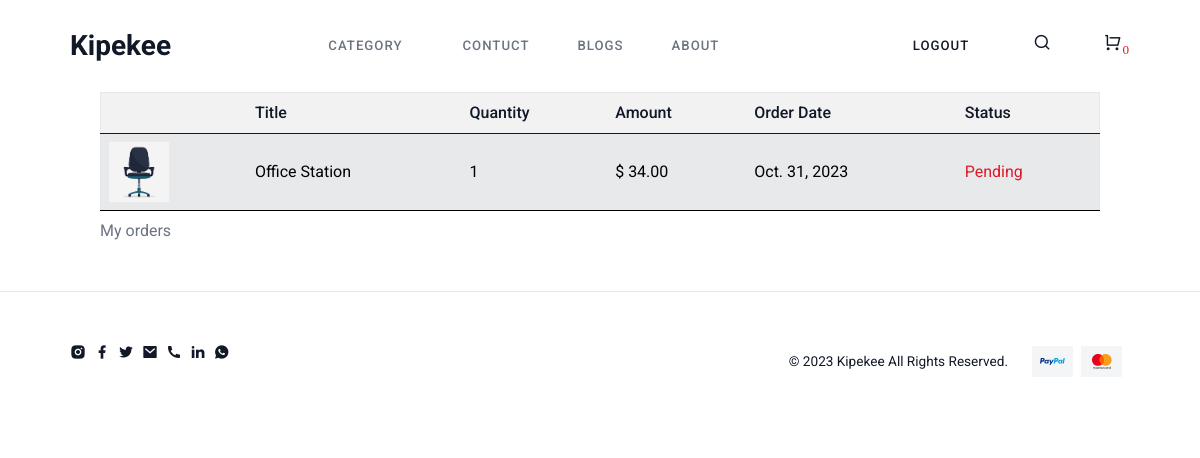
The page /payment-complete (signed in) on the database its author committed.
### administrator/models.py (models this page shows, shortened)
class SiteSettings(models.Model):
    sites_name=models.CharField(max_length=100)
    email=models.EmailField(max_length=256)
    linkedin=models.CharField(max_length=256)
    shopify=models.CharField(max_length=256)
    facebook=models.CharField(max_length=256)
    instagram=models.CharField(max_length=256)
    twitter=models.CharField(max_length=256)
    phone=models.CharField(max_length=20)
    map=models.CharField(max_length=1000)

class Order(models.Model):
    invoice=models.CharField(max_length=100)
    user=models.ForeignKey(User, on_delete=models.CASCADE)
    location=models.ForeignKey(DeliveryLocations,on_delete=models.CASCADE, null=True)
    item=models.ForeignKey(Item, on_delete=models.CASCADE)
    qty=models.IntegerField(default=1)
    price=models.DecimalField(max_digits=10, decimal_places=2)
    date=models.DateTimeField(default=timezone.now)
    order_complete=models.CharField(max_length=10, choices=TRUE_FALSE, default='False')
    order_status=models.CharField(max_length=10, choices=TRUE_FALSE, default='False')
    payment_status=models.CharField(max_length=10, choices=TRUE_FALSE, default='False')
    pickup_status=models.CharField(max_length=10, choices=TRUE_FALSE, default='False')

class Item(models.Model):
    title = models.CharField(max_length=100, unique=True)
    description = models.ManyToManyField(Description, blank=True)
    img=models.ForeignKey(ItemImg, on_delete=models.CASCADE)
    price=models.DecimalField(max_digits=10, decimal_places=2)
    price2=models.DecimalField(max_digits=10, decimal_places=2, blank=True)
    category=models.ManyToManyField(Category, blank=True)
    trending=models.CharField(max_length=5, choices=TRUE_FALSE, null=True)
    available=models.IntegerField()
    offer=models.CharField(max_length=5, choices=TRUE_FALSE, default='False')
    outofstalk=models.CharField(max_length=5, choices=TRUE_FALSE,default="False")
    size=models.ManyToManyField(Sizes, blank=True)

class ItemImg(models.Model):
    title=models.CharField(max_length=100)
    img=models.ImageField(upload_to='uploads/prouct')
    img1=models.ImageField(upload_to='uploads/prouct', null=True, blank=True)
    img2=models.ImageField(upload_to='uploads/prouct', null=True, blank=True)
    img3=models.ImageField(upload_to='uploads/prouct', null=True, blank=True)

### clients/views.py (the view)
# urls.py: path('payment-complete', views.paypal_payment_complete, name="Checkout Payment Complete"),
def paypal_payment_complete(request):
    if request.user.is_authenticated:
        order=Order.objects.filter(user=User(id=request.user.id))
        context={
            'order':order,
        }
        return render(request, 'clients/orders.html', context)
    else:
        try:
            next=request.META['PATH_INFO']
        except:
            next='/'
        return redirect(f'login?next={next}')

### administrator/models.py (called while the page is built)
    def __str__(self):
        return self.title

### templates/clients/orders.html (shortened to what this page needs)
{%extends './base.html'%} {%block body%}
<div class="container">
    <div class="table-responsive">
        <table class="table table-striped table-hover border align-middle">
            <thead class="">
                <caption>
                    My orders
                </caption>
                <tr>
                    <th></th>
                    <th>Title</th>
                    <th>Quantity</th>
                    <th>Amount</th>
                    <th>Order Date</th>
                    <th>Status</th>
                </tr>
            </thead>
            <tbody class="table-group-divider">
                {%for orders in order%}
                <tr class="table-light">
                    <td><img src="/media/{{orders.item.img.img}}" width="60px" height="60px" alt="{{orders.item.title}} " /></td>
                    <td>{{orders.item.title}}</td>
                    <td>{{orders.qty}}</td>
                    <td>$ {{orders.price}}</td>
                    <td>{{orders.date.date}}</td>
                    <td><span class="text-danger">Pending</span></td>
                </tr>
                {%endfor%}
            </tbody>
        </table>
    </div>
</div>
{%endblock%}

### templates/clients/navbar.html (shortened to what this page needs)
{%load static %}
<nav class="navbar navbar-expand-lg navbar-light bg-white flex-column border-0  ">
    <div class="container-fluid">
        <div class="w-100">
            <div class="d-flex justify-content-between align-items-center flex-wrap">
                <a class="navbar-brand fw-bold fs-3 m-0 p-0 flex-shrink-0 order-0" href="/">
                    <div class="d-flex align-items-center">
                        {{site_name}}
                    </div>
                </a>
                <ul class="list-unstyled mb-0 d-flex align-items-center order-1 order-lg-2 nav-sidelinks">
                    <li class="ms-1 d-inline-block">
                        {%if user.is_authenticated %}
                        <a class="nav-link text-body" href="/logout">
                            Logout
                        </a>
                        {%else%}
                        <a class="nav-link text-body" href="/login">
                            Login
                        </a>
                        {%endif%}
                    </li>
                    <li class="d-block">
                        <span class="nav-link text-body search-trigger cursor-pointer"><i class="ri-search-line ri-lg"></i></span>
                    </li>
                    <li class="ms-1 d-inline-block position-relative dropdown-cart">
                        <a href="/cart" class="nav-link me-0 disable-child-pointer border-0 p-0 bg-transparent text-body">
                            <i class="ri-shopping-cart-line ri-lg"><sub class="cart-count text-danger">{{cart_count}}</sub> </i>
                        </a>
                    </li>
                </ul>
                <div class="flex-shrink-0 collapse navbar-collapse navbar-collapse-light w-auto flex-grow-1 order-2 order-lg-1"
                    id="navbarNavDropdown">
                    <ul class="navbar-nav mx-auto mb-2 mb-lg-0">
                        <li class="nav-item dropdown">
                            <a class="nav-link dropdown-toggle" href="#" role="button" data-bs-toggle="dropdown"
                                aria-expanded="false">
                                Category
                            </a>
                        </li>
                        <li class="nav-item">
                            <a class="nav-link" href="/contuct" role="button">
                                Contuct
                            </a>
                        </li>
                        <li class="nav-item">
                            <a class="nav-link" href="/blogs" role="button">
                                Blogs
                            </a>
                        </li>
                        <li class="nav-item">
                            <a class="nav-link" href="/about" role="button">
                                About
                            </a>
                        </li>
                    </ul>
                </div>
            </div>
        </div>
    </div>
</nav>

### templates/clients/footer.html
<footer class="border-top py-5 mt-4  ">
    <div class="container-fluid">
        <div class="d-flex justify-content-between align-items-center flex-column flex-lg-row">
            <div>
                <ul class="list-unstyled">
                    <li class="d-inline-block me-1"><a class="text-decoration-none text-dark-hover transition-all"
                            href="{{info.instagram}}"><i class="ri-instagram-fill"></i></a></li>
                    <li class="d-inline-block me-1"><a class="text-decoration-none text-dark-hover transition-all"
                            href="{{info.facebook}}"><i class="ri-facebook-fill"></i></a></li>
                    <li class="d-inline-block me-1"><a class="text-decoration-none text-dark-hover transition-all"
                            href="{{info.twitter}}"><i class="ri-twitter-fill"></i></a></li>
                    <li class="d-inline-block me-1"><a class="text-decoration-none text-dark-hover transition-all"
                            href="mailto:{{info.email}}"><i class="ri-mail-fill"></i></a></li>
                    <li class="d-inline-block me-1"><a class="text-decoration-none text-dark-hover transition-all"
                        href="tel:{{info.phone}}"><i class="ri-phone-fill"></i></a></li>
                        <li class="d-inline-block me-1"><a class="text-decoration-none text-dark-hover transition-all"
                            href="{{info.linkedin}}"><i class="ri-linkedin-fill"></i></a></li>
                            <li class="d-inline-block me-1"><a class="text-decoration-none text-dark-hover transition-all"
                                href="https://wa.me/{{info.phone}}?text=Hello"><i class="ri-whatsapp-fill"></i></a></li>
                </ul>
            </div>
            <div class="d-flex align-items-center justify-content-end flex-column flex-lg-row">
                <p class="small m-0 text-center text-lg-start">&copy; 2023 {{site_name}} All Rights Reserved.</p>
                <ul class="list-unstyled mb-0 ms-lg-4 mt-3 mt-lg-0 d-flex justify-content-end align-items-center">
                    <li class="bg-light p-2 d-flex align-items-center justify-content-center me-2">
                        <i class="pi pi-sm pi-paypal"></i></li>
                    <li class="bg-light p-2 d-flex align-items-center justify-content-center me-2">
                        <i class="pi pi-sm pi-mastercard"></i></li>
                </ul>
            </div>
        </div>
    </div>
</footer>

### static/clients/assets/css/libs.bundle.css (style rules this page uses)
:root { --swiper-theme-color:#007aff }
:root { --swiper-navigation-size:44px }

### rows shown on the page
SiteSettings: sites_name "Kipekee"
Order: item.img.img (picture), item "Office Station", qty "1", price "34.00", date "Oct. 31, 2023"

### other values the page prints
{{ cart_count }} "0"
